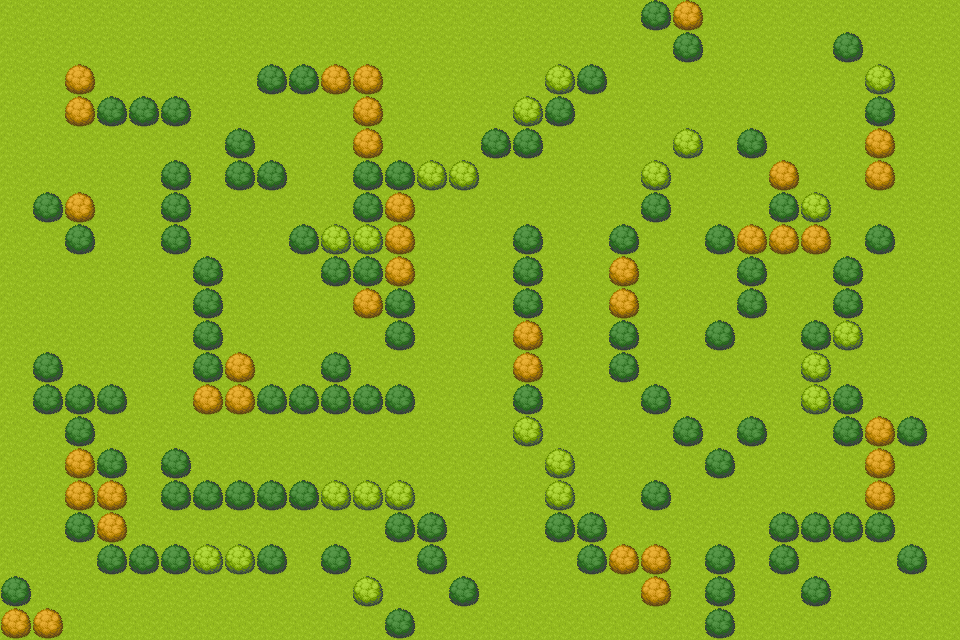

A level layout from a 2D game, rendered from its tile map. Below: a short description, then the map file with its tile-grid data intact:
An orthogonal 30x20 tile map with 32x32 px tiles, 2 tile layers (sol, walls).

<map version="1.10" tiledversion="1.11.2" orientation="orthogonal" renderorder="right-down" width="30" height="20" tilewidth="32" tileheight="32" infinite="0" nextlayerid="3" nextobjectid="1">
 <tileset firstgid="44" source="BaseChip.tsx" />
 <layer id="1" name="sol" width="30" height="20">
  <data encoding="csv">
44,44,44,44,44,44,44,44,44,44,44,44,44,44,44,44,44,44,44,44,44,44,44,44,44,44,44,44,44,44,
44,44,44,44,44,44,44,44,44,44,44,44,44,44,44,44,44,44,44,44,44,44,44,44,44,44,44,44,44,44,
44,44,44,44,44,44,44,44,44,44,44,44,44,44,44,44,44,44,44,44,44,44,44,44,44,44,44,44,44,44,
44,44,44,44,44,44,44,44,44,44,44,44,44,44,44,44,44,44,44,44,44,44,44,44,44,44,44,44,44,44,
44,44,44,44,44,44,44,44,44,44,44,44,44,44,44,44,44,44,44,44,44,44,44,44,44,44,44,44,44,44,
44,44,44,44,44,44,44,44,44,44,44,44,44,44,44,44,44,44,44,44,44,44,44,44,44,44,44,44,44,44,
44,44,44,44,44,44,44,44,44,44,44,44,44,44,44,44,44,44,44,44,44,44,44,44,44,44,44,44,44,44,
44,44,44,44,44,44,44,44,44,44,44,44,44,44,44,44,44,44,44,44,44,44,44,44,44,44,44,44,44,44,
44,44,44,44,44,44,44,44,44,44,44,44,44,44,44,44,44,44,44,44,44,44,44,44,44,44,44,44,44,44,
44,44,44,44,44,44,44,44,44,44,44,44,44,44,44,44,44,44,44,44,44,44,44,44,44,44,44,44,44,44,
44,44,44,44,44,44,44,44,44,44,44,44,44,44,44,44,44,44,44,44,44,44,44,44,44,44,44,44,44,44,
44,44,44,44,44,44,44,44,44,44,44,44,44,44,44,44,44,44,44,44,44,44,44,44,44,44,44,44,44,44,
44,44,44,44,44,44,44,44,44,44,44,44,44,44,44,44,44,44,44,44,44,44,44,44,44,44,44,44,44,44,
44,44,44,44,44,44,44,44,44,44,44,44,44,44,44,44,44,44,44,44,44,44,44,44,44,44,44,44,44,44,
44,44,44,44,44,44,44,44,44,44,44,44,44,44,44,44,44,44,44,44,44,44,44,44,44,44,44,44,44,44,
44,44,44,44,44,44,44,44,44,44,44,44,44,44,44,44,44,44,44,44,44,44,44,44,44,44,44,44,44,44,
44,44,44,44,44,44,44,44,44,44,44,44,44,44,44,44,44,44,44,44,44,44,44,44,44,44,44,44,44,44,
44,44,44,44,44,44,44,44,44,44,44,44,44,44,44,44,44,44,44,44,44,44,44,44,44,44,44,44,44,44,
44,44,44,44,44,44,44,44,44,44,44,44,44,44,44,44,44,44,44,44,44,44,44,44,44,44,44,44,44,44,
44,44,44,44,44,44,44,44,44,44,44,44,44,44,44,44,44,44,44,44,44,44,44,44,44,44,44,44,44,44
</data>
 </layer>
 <layer id="2" name="walls" width="30" height="20">
  <data encoding="csv">
0,0,0,0,0,0,0,0,0,0,0,0,0,0,0,0,0,0,0,0,85,86,0,0,0,0,0,0,0,0,
0,0,0,0,0,0,0,0,0,0,0,0,0,0,0,0,0,0,0,0,0,85,0,0,0,0,85,0,0,0,
0,0,86,0,0,0,0,0,85,85,86,86,0,0,0,0,0,84,85,0,0,0,0,0,0,0,0,84,0,0,
0,0,86,85,85,85,0,0,0,0,0,86,0,0,0,0,84,85,0,0,0,0,0,0,0,0,0,85,0,0,
0,0,0,0,0,0,0,85,0,0,0,86,0,0,0,85,85,0,0,0,0,84,0,85,0,0,0,86,0,0,
0,0,0,0,0,85,0,85,85,0,0,85,85,84,84,0,0,0,0,0,84,0,0,0,86,0,0,86,0,0,
0,85,86,0,0,85,0,0,0,0,0,85,86,0,0,0,0,0,0,0,85,0,0,0,85,84,0,0,0,0,
0,0,85,0,0,85,0,0,0,85,84,84,86,0,0,0,85,0,0,85,0,0,85,86,86,86,0,85,0,0,
0,0,0,0,0,0,85,0,0,0,85,85,86,0,0,0,85,0,0,86,0,0,0,85,0,0,85,0,0,0,
0,0,0,0,0,0,85,0,0,0,0,86,85,0,0,0,85,0,0,86,0,0,0,85,0,0,85,0,0,0,
0,0,0,0,0,0,85,0,0,0,0,0,85,0,0,0,86,0,0,85,0,0,85,0,0,85,84,0,0,0,
0,85,0,0,0,0,85,86,0,0,85,0,0,0,0,0,86,0,0,85,0,0,0,0,0,84,0,0,0,0,
0,85,85,85,0,0,86,86,85,85,85,85,85,0,0,0,85,0,0,0,85,0,0,0,0,84,85,0,0,0,
0,0,85,0,0,0,0,0,0,0,0,0,0,0,0,0,84,0,0,0,0,85,0,85,0,0,85,86,85,0,
0,0,86,85,0,85,0,0,0,0,0,0,0,0,0,0,0,84,0,0,0,0,85,0,0,0,0,86,0,0,
0,0,86,86,0,85,85,85,85,85,84,84,84,0,0,0,0,84,0,0,85,0,0,0,0,0,0,86,0,0,
0,0,85,86,0,0,0,0,0,0,0,0,85,85,0,0,0,85,85,0,0,0,0,0,85,85,85,85,0,0,
0,0,0,85,85,85,84,84,85,0,85,0,0,85,0,0,0,0,85,86,86,0,85,0,85,0,0,0,85,0,
85,0,0,0,0,0,0,0,0,0,0,84,0,0,85,0,0,0,0,0,86,0,85,0,0,85,0,0,0,0,
86,86,0,0,0,0,0,0,0,0,0,0,85,0,0,0,0,0,0,0,0,0,85,0,0,0,0,0,0,0
</data>
 </layer>
</map>
